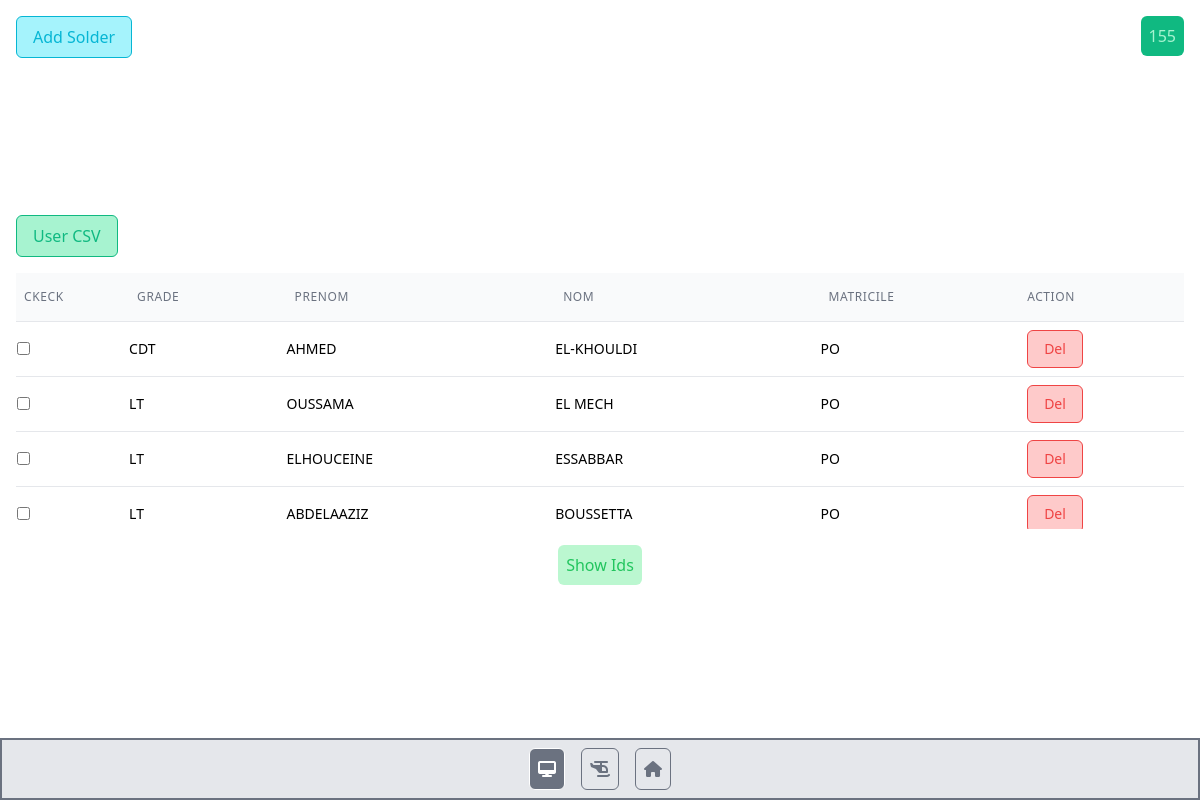
Screenshot of /secretary with the database file from the repository.
### main.py (models this page shows, shortened)
class User(db.Model):
    id = db.Column(db.Integer,primary_key=True)
    grade = db.Column(db.String(80),nullable=False)
    prenom = db.Column(db.String(80),nullable=False)
    nom = db.Column(db.String(80),nullable=False)
    matricule = db.Column(db.String(80),nullable=False)
    vehiclem = db.Column(db.String(80),nullable=True,default="")
    vehiclet = db.Column(db.String(80),nullable=True,default="")
    vehicleg = db.Column(db.String(80),nullable=True,default="")

### main.py (the view)
@app.route("/secretary")
def secretary():
    x = bool(inspector())
    users=[]
    if x:
        users = User.query.all()
    return render_template("index.html",users=users,is_migrated=x)

### main.py (called while the page is built)
def inspector():
    return db.inspect(db.engine).get_table_names()

### templates/index.html (shortened to what this page needs)
{% extends "base.html" %}
{% block main %}
    <div id="app" class="w-full h-screen flex flex-col gap-4 bg-white items-center justify-center relative">
      {% if users %}
      <div class="absolute top-4 right-4 px-2 py-2 rounded-md bg-emerald-500 text-emerald-200">
        {{ users|length }}
      </div>
      <div class="w-full flex flex-row px-4">
        <a href="{{url_for('users_csv')}}" class="px-4 py-2 rounded-md border border-emerald-500 border-solid text-emerald-500 bg-emerald-200 hover:opacity-50"> User CSV </a>
      </div>
      <div class="mx-6 h-64 w-full px-4 overflow-y-auto">
        <table class=" min-w-full divide-y divide-gray-200 ">
          <thead>
            <tr>
              <th class="px-2 py-4 bg-gray-50 text-left text-xs leading-4 font-medium text-gray-500 uppercase tracking-wider">
               Ckeck
              </th>
              <th class="px-6 py-4 bg-gray-50 text-left text-xs leading-4 font-medium text-gray-500 uppercase tracking-wider">
                Grade
              </th>
              <th class="px-6 py-2 bg-gray-50 text-left text-xs leading-4 font-medium text-gray-500 uppercase tracking-wider">Prenom</th>
              <th class="px-6 py-2 bg-gray-50 text-left text-xs leading-4 font-medium text-gray-500 uppercase tracking-wider"> Nom </th>
              <th class="px-6 py-4 bg-gray-50 text-left text-xs leading-4 font-medium text-gray-500 uppercase tracking-wider">
 Matricile
              </th>
              <th class="px-6 py-2 bg-gray-50 text-left text-xs leading-4 font-medium text-gray-500 uppercase tracking-wider">
                Action
              </th>
            </tr>
          </thead>
          <tbody class="bg-white divide-y divide-gray-200 overflow-y-auto ">
            {% for user in users %}
            <tr>
              <td class"px-2 py-4 text-center text-sm whitespace-no-wrap">
                <input type="checkbox"  @change="handleChange({{user.id}})" >
              </td>
              <td class="px-4 py-4 text-sm whitespace-no-wrap"> {{ user.grade}} </td>
              <td class="px-4 py-4 text-sm whitespace-no-wrap"> {{ user.prenom }}  </td>
              <td class="px-4 text-sm py-4 nowrap_app">
                {{user.nom}}
              </td>
              <td class="text-sm px-4 py-4 whitespace-no-wrap">
                {{user.matricule}}
              </td>
              <td class="px-6 text-sm py-2 whitespace-no-wrap">
                <button class="px-4 py-2 rounded-md border border-red-500 border-solid text-red-500 bg-red-200 hover:opacity-50" @click="handleDelete({{user.id}})">
                  Del
                </button>
              </td>
            </tr>
            {% endfor %}
          </tbody>
        </table>
      </div>
      {% endif %}
      <button @click="toggle_fm1" v-if="!fm1" class="px-4 py-2 rounded-md bg-cyan-200 text-cyan-500 border border-cyan-500 border-solid hover:opacity-50 absolute top-4 left-4"> Add Solder  </button>
      <button class="px-2 py-2 rounded-md bg-green-200 text-green-500 hover:opacity-50" @click="popAlert">
        Show Ids
      </button>
    </div>
    {% endblock %}

### templates/base.html (shortened to what this page needs)
<!DOCTYPE html>
<html lang="en">
  <head>
    <script src="https://cdn.tailwindcss.com">
</script>
    <link rel="stylesheet" href="https://cdnjs.cloudflare.com/ajax/libs/font-awesome/6.5.2/css/all.min.css">
</head>
  <body>
    {% block main %} {% endblock %}
    <footer>
      {% include "bottombar.html" %}
    </footer>
  </body>
</html>

### templates/bottombar.html
<div class="fixed bottom-0 left-0 w-full border-2 border-gray-500 border-solid px-4 py-2 flex flex-row justify-center items-center gap-4 shadow-lg bg-gray-200 ">
  <a href="{{url_for('secretary')}}" class="px-2 py-2 rounded-md border
    border-solid
    {% if request.path == url_for('secretary') %}
    bg-gray-500 text-white border-white
    {% else %}
    border-gray-500 bg-gray-200 text-gray-500 hover:bg-gray-300
    {% endif %}
    ">
    <i class="fa-solid fa-desktop">
    </i>
  </a>
  <a href="{{url_for('gazelle')}}" class="px-2 py-2 border rounded-md border border-solid
   {% if request.path == url_for('gazelle') %}
   bg-gray-500 text-white border-white
   {% else %}
   border-gray-500 bg-gray-200 text-gray-500 hover:bg-gray-300
   {% endif %}
    ">
    <i class="fa-solid fa-helicopter">
    </i>
  </a>
  <a href="{{url_for('home')}}" class="px-2 py-2 rounded-md border border-solid
  {% if request.path == url_for('home') %}
  bg-gray-500 text-white border-white
  {% else %}
  border-gray-500 bg-gray-200 text-gray-500 hover:bg-gray-300
  {% endif %}
    ">
   <i class="fa-solid fa-house">
   </i>
  </a>
</div>

### templates/index.html (style rules this page uses)
.nowrap_app { white-space: nowrap; overflow-wrap: normal; }

### rows the page displays
User: grade "CDT", prenom "AHMED", nom "EL-KHOULDI", matricule "PO"
User: grade "LT", prenom "OUSSAMA", nom "EL MECH", matricule "PO"
User: grade "LT", prenom "ELHOUCEINE", nom "ESSABBAR", matricule "PO"
User: grade "LT", prenom "ABDELAAZIZ", nom "BOUSSETTA", matricule "PO"

### other values shown
{{ users|length }} "155"
